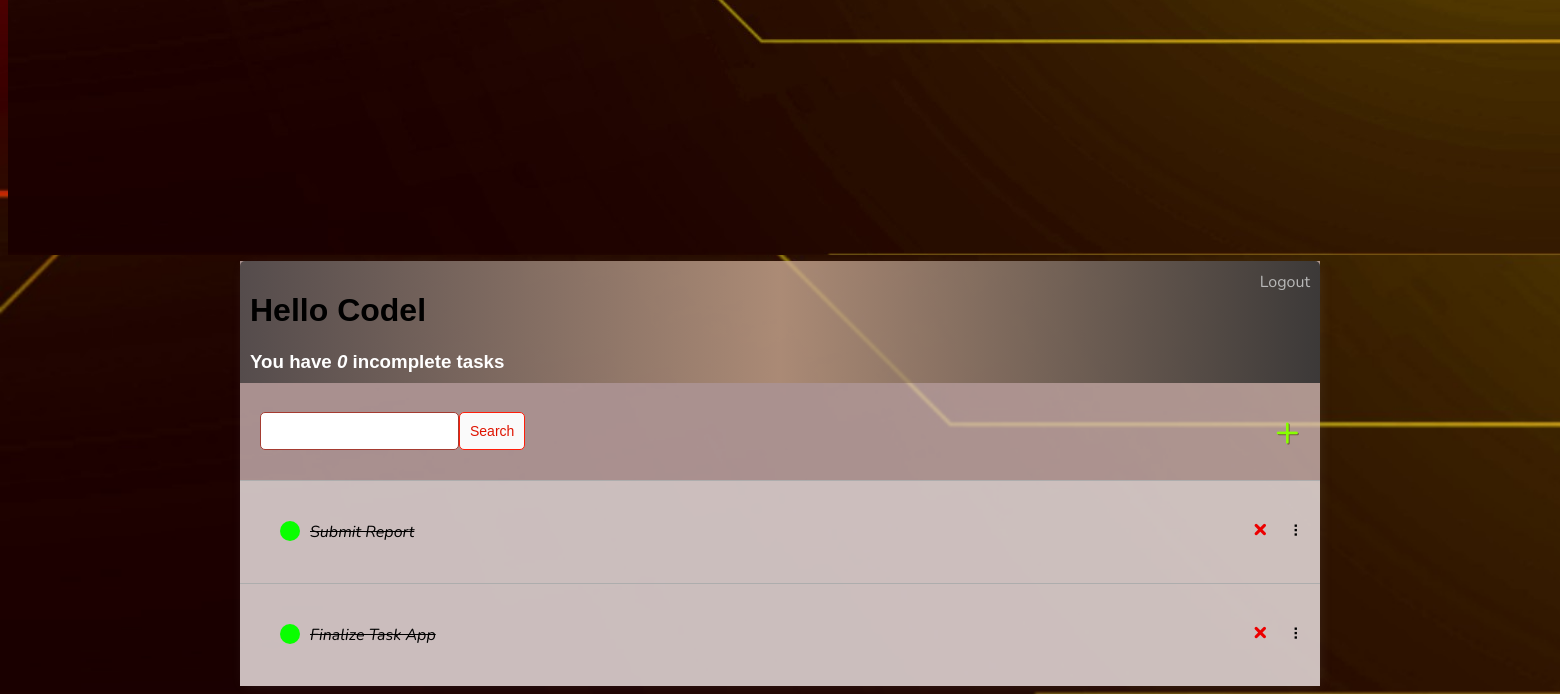
Before: / (signed in, lower part) with the older database file.
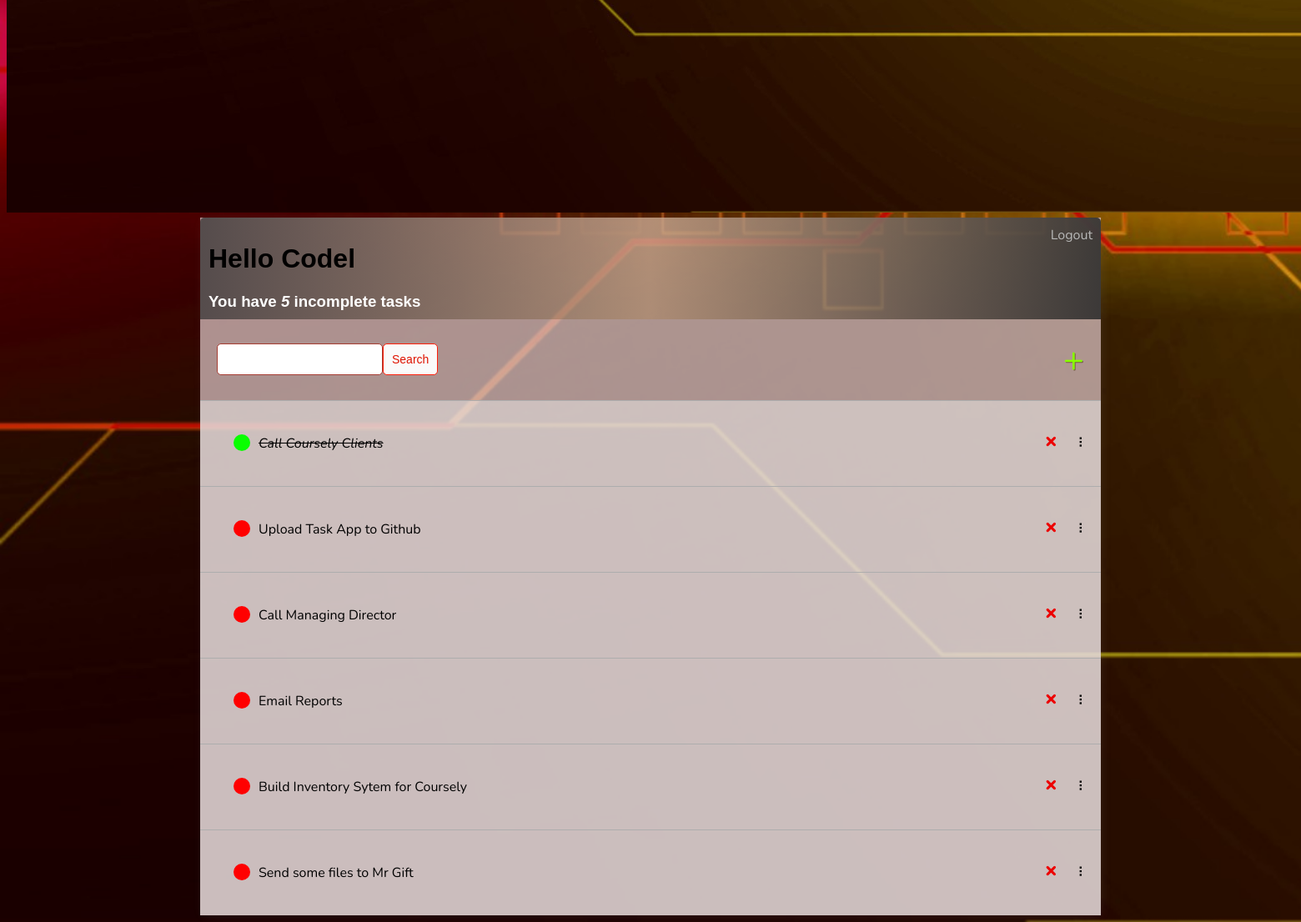
After: the same page with the newer database file.
### smartaskApp/models.py (models this page shows)
class Task(models.Model):
    user = models.ForeignKey(
        User, on_delete=models.CASCADE, null=True, blank=True)
    title = models.CharField(max_length=200)
    description = models.TextField(null=True, blank=True)
    complete = models.BooleanField(default=False)
    created = models.DateTimeField(auto_now_add=True)
    def __str__(self):
        return self.title
    class Meta:
        order_with_respect_to = 'user'

### smartaskApp/views.py (the view)
# urls.py: path('', TaskList.as_view(), name='tasks'),
class TaskList(LoginRequiredMixin, ListView):
    model = Task
    context_object_name = 'tasks'
    def get_context_data(self, **kwargs):
        context = super().get_context_data(**kwargs)
        context['tasks'] = context['tasks'].filter(user=self.request.user)
        context['count'] = context['tasks'].filter(complete=False).count()
        search_input = self.request.GET.get('search-area') or ''
        if search_input:
            context['tasks'] = context['tasks'].filter(
                title__startswith=search_input)
        context['search_input'] = search_input
        return context

### smartaskApp/templates/smartaskApp/task_list.html (shortened to what this page needs)
{% extends 'smartaskApp/main.html' %}
 {% block content %}
<div class="header-bar">
    <div>
        <h1>Hello {{request.user|title}}</h1>
        <h3 style="margin:0">You have <i>{{count}}</i> incomplete task{{ count|pluralize:"s" }}</h3>
    </div>
    {% if request.user.is_authenticated %}
    <a href="{% url 'logout' %}">Logout</a> {% else %}
    <a href="{% url 'login' %}">Login</a> {% endif %}
</div>
<div id="search-add-wrapper">
    <form method="GET" style="display: flex;">
        <input type='text' name='search-area' value="{{search_input}}">
        <input class="button" type="submit" value='Search'>
    </form>
    <a id="add-link" href="{% url 'task-create' %}">&#x2b;</a>
</div>
<div id="tasklist" class="task-items-wrapper">
    {% for task in tasks %}
    <div class="task-wrapper" data-position="{{task.pk}}">
        <div class="task-title">
            {% if task.complete %}
            <div class="task-complete-icon"></div>
            <i><s><a href="{% url 'task-update' task.id %}">{{task}}</a></s></i> {% else %}
            <div class="task-incomplete-icon"></div>
            <a href="{% url 'task-update' task.id %}">{{task}}</a> {% endif %}
        </div>
        <div class="task-controls">
            <a class="delete-link" href="{% url 'task-delete' task.id %}">&#215;</a>
            <span class="handle">&nbsp;&#10247;</span>
        </div>
    </div>
    {% empty %}
    <h3>Sorry, No Tasks Here</h3>
    {% endfor %}
</div>
{% endblock content %}

### smartaskApp/templates/smartaskApp/main.html (shortened to what this page needs)
{% load static %}
<!DOCTYPE html>
<html>
<head>
    <img src="{% static '/static/smartaskApp/bgimg.jpg' %}" alt="">
</head>
<body>
    <div class="container">
        {% block content %} {% endblock content %}
    </div>
</body>
</html>

### smartaskApp/templates/smartaskApp/main.html (style rules this page uses)
body { background: url("../static/smartaskApp/bgimg.jpg"); background-repeat: no-repeat; background-size: cover; font-family: 'Nunito', sans-serif; padding-top: 5px; }
h1 { color:#000000; font-family: 'Raleway', sans-serif; }
h2, h3, h4, h5, h6 { font-family: 'Raleway', sans-serif; }
a, p { color: #000000 }
.container { max-width: 1080px; margin: auto; background-color: rgba(218, 193, 193, 0.74); -webkit-box-shadow: 2px 2px 13px -4px rgba(114, 114, 114, 0.21); box-shadow: 2px 2px 13px -4px rgba(143, 143, 143, 0.21); }
.header-bar { display: flex; justify-content: space-between; color: rgb(255, 255, 255); padding: 10px; border-radius: 5px 5px 0 0; background: linear-gradient(90deg, #554c4c 0%, #ad6f1234 50%, #2c2c2ce0 100%); }
.header-bar a { color: rgb(184, 184, 184); text-decoration: none; }
.task-wrapper { display: flex; align-items: center; justify-content: space-between; background-color: rgba(240, 240, 240, 0.473); border-top: 1px solid #adadad; overflow: hidden; }
.task-title { display: flex; padding: 40px; }
.task-title a { text-decoration: none; color: #000000; margin-left: 10px; }
.task-complete-icon { height: 20px; width: 20px; background-color: rgb(9, 255, 0); border-radius: 50%; }
.task-incomplete-icon { height: 20px; width: 20px; background-color: rgb(255, 0, 0); border-radius: 50%; }
.delete-link { text-decoration: none; font-weight: 900; color: #ec0000; font-size: 26px; line-height: 0; padding: 40px 0px; }
.handle { display: inline-block; padding: 20px 16px; cursor: grab; user-select: none; }
.handle:after, .handle:before { display: block; content: ""; }
#add-link { color: #88ff00; text-decoration: none; font-size: 42px; text-shadow: 1px 1px #775d48; }
#search-add-wrapper { display: flex; justify-content: space-between; align-items: center; padding: 20px; }
input[type=text], input[type=password], textarea { border: 1px solid #a53b31; border-radius: 5px; padding: 10px; width: 90%; }
.button { border: 1px solid #ff1e0a; background-color: #FAFAFA; color: #df1300; padding: 10px; font-size: 14px; border-radius: 5px; cursor: pointer; text-decoration: none; }

Changed rows visible on the page:
removed Task: title "Submit Report"
removed Task: title "Finalize Task App"
added Task: title "Call Coursely Clients"
added Task: title "Upload Task App to Github"
added Task: title "Call Managing Director"
added Task: title "Email Reports"
added Task: title "Build Inventory Sytem for Coursely"
added Task: title "Send some files to Mr Gift"
Other visible differences:
{{ count }}: "0" → "5"
